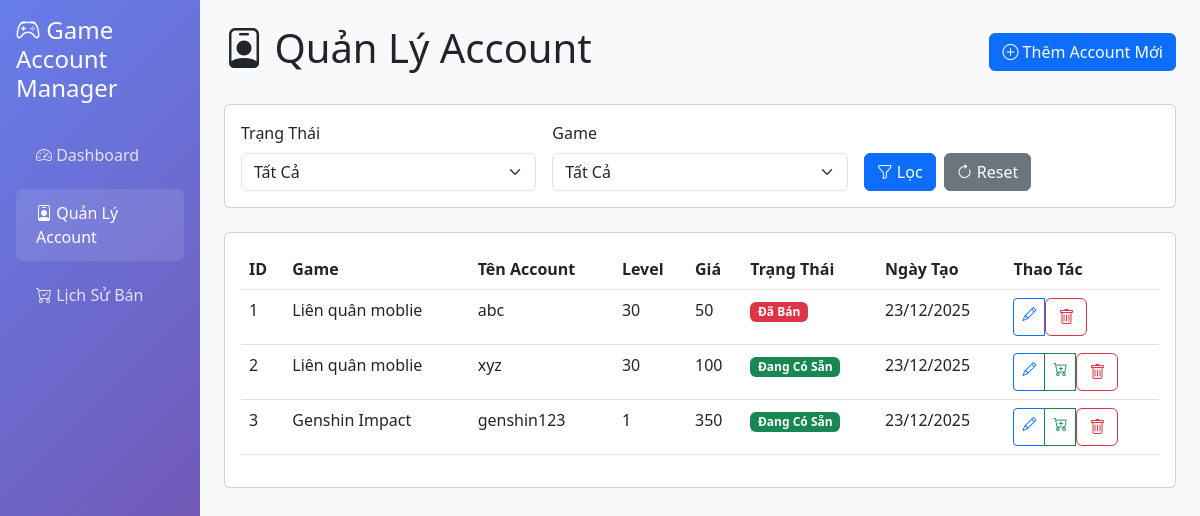
Screenshot of /accounts with the database file from the repository.
### app.py (models this page shows, shortened)
class GameAccount(db.Model):
    id = db.Column(db.Integer, primary_key=True)
    game_name = db.Column(db.String(100), nullable=False)
    account_name = db.Column(db.String(100), nullable=False)
    level = db.Column(db.Integer, default=1)
    price = db.Column(db.Float, nullable=False)
    status = db.Column(db.String(20), default='available')  # available, sold, reserved
    description = db.Column(db.Text)
    created_at = db.Column(db.DateTime, default=datetime.utcnow)
    sold_at = db.Column(db.DateTime, nullable=True)

### app.py (the view)
@app.route('/accounts')
def accounts():
    status_filter = request.args.get('status', 'all')
    game_filter = request.args.get('game', 'all')
    query = GameAccount.query
    if status_filter != 'all':
        query = query.filter_by(status=status_filter)
    if game_filter != 'all':
        query = query.filter_by(game_name=game_filter)
    accounts = query.order_by(GameAccount.id.asc()).all()
    games_query = db.session.query(GameAccount.game_name).distinct().all()
    games = [g[0] for g in games_query] if games_query else []
    return render_template('accounts.html', accounts=accounts, games=games,
                         status_filter=status_filter, game_filter=game_filter)

### app.py (called while the page is built)
def format_thousands(value):
    if value is None:
        return "0"
    try:
        value = float(value)
        if value >= 1000:
            result = value / 1000
            if result == int(result):
                return f"{int(result):,} K"
            else:
                return f"{result:,.1f} K"
        else:
            return f"{value:,.0f}"
    except (ValueError, TypeError):
        return "0"

### templates/accounts.html (shortened to what this page needs)
{% extends "base.html" %}
{% block content %}
<div class="d-flex justify-content-between align-items-center mb-4">
    <h1><i class="bi bi-person-badge"></i> Quản Lý Account</h1>
    <a href="{{ url_for('add_account') }}" class="btn btn-primary">
        <i class="bi bi-plus-circle"></i> Thêm Account Mới
    </a>
</div>
<div class="card mb-4">
    <div class="card-body">
        <form method="GET" class="row g-3">
            <div class="col-md-4">
                <label class="form-label">Trạng Thái</label>
                <select name="status" class="form-select">
                    <option value="all" {% if status_filter == 'all' %}selected{% endif %}>Tất Cả</option>
                </select>
            </div>
            <div class="col-md-4">
                <label class="form-label">Game</label>
                <select name="game" class="form-select">
                    <option value="all" {% if game_filter == 'all' %}selected{% endif %}>Tất Cả</option>
                </select>
            </div>
            <div class="col-md-4 d-flex align-items-end">
                <button type="submit" class="btn btn-primary me-2">
                    <i class="bi bi-funnel"></i> Lọc
                </button>
                <a href="{{ url_for('accounts') }}" class="btn btn-secondary">
                    <i class="bi bi-arrow-clockwise"></i> Reset
                </a>
            </div>
        </form>
    </div>
</div>
<div class="card">
    <div class="card-body">
        <div class="table-responsive">
            <table class="table table-hover">
                <thead>
                    <tr>
                        <th>ID</th>
                        <th>Game</th>
                        <th>Tên Account</th>
                        <th>Level</th>
                        <th>Giá</th>
                        <th>Trạng Thái</th>
                        <th>Ngày Tạo</th>
                        <th>Thao Tác</th>
                    </tr>
                </thead>
                <tbody>
                    {% for account in accounts %}
                    <tr>
                        <td>{{ account.id }}</td>
                        <td>{{ account.game_name }}</td>
                        <td>{{ account.account_name }}</td>
                        <td>{{ account.level }}</td>
                        <td>{{ account.price | thousands }}</td>
                        <td>
                            {% if account.status == 'available' %}
                                <span class="badge bg-success">Đang Có Sẵn</span>
                            {% elif account.status == 'sold' %}
                                <span class="badge bg-danger">Đã Bán</span>
                            {% else %}
                                <span class="badge bg-warning">Đã Đặt</span>
                            {% endif %}
                        </td>
                        <td>{{ account.created_at.strftime('%d/%m/%Y') }}</td>
                        <td>
                            <div class="btn-group btn-group-sm">
                                <a href="{{ url_for('edit_account', id=account.id) }}" class="btn btn-outline-primary">
                                    <i class="bi bi-pencil"></i>
                                </a>
                                {% if account.status == 'available' %}
                                <a href="{{ url_for('sell_account', id=account.id) }}" class="btn btn-outline-success">
                                    <i class="bi bi-cart-plus"></i>
                                </a>
                                {% endif %}
                                <form method="POST" action="{{ url_for('delete_account', id=account.id) }}" class="d-inline" onsubmit="return confirm('Bạn có chắc muốn xóa account này?');">
                                    <button type="submit" class="btn btn-outline-danger">
                                        <i class="bi bi-trash"></i>
                                    </button>
                                </form>
                            </div>
                        </td>
                    </tr>
                    {% else %}
                    <tr>
                        <td colspan="8" class="text-center text-muted">Không có account nào</td>
                    </tr>
                    {% endfor %}
                </tbody>
            </table>
        </div>
    </div>
</div>
{% endblock %}

### templates/base.html (shortened to what this page needs)
<!DOCTYPE html>
<html lang="vi">
<head>
    <link href="https://cdn.jsdelivr.net/npm/bootstrap@5.3.0/dist/css/bootstrap.min.css" rel="stylesheet">
    <link rel="stylesheet" href="https://cdn.jsdelivr.net/npm/bootstrap-icons@1.11.0/font/bootstrap-icons.css">
</head>
<body>
    <div class="container-fluid">
        <div class="row">
            <nav class="col-md-3 col-lg-2 sidebar p-3">
                <h4 class="text-white mb-4">
                    <i class="bi bi-controller"></i> Game Account Manager
                </h4>
                <ul class="nav flex-column">
                    <li class="nav-item">
                        <a class="nav-link {% if request.endpoint == 'dashboard' %}active{% endif %}" href="{{ url_for('dashboard') }}">
                            <i class="bi bi-speedometer2"></i> Dashboard
                        </a>
                    </li>
                    <li class="nav-item">
                        <a class="nav-link {% if request.endpoint == 'accounts' %}active{% endif %}" href="{{ url_for('accounts') }}">
                            <i class="bi bi-person-badge"></i> Quản Lý Account
                        </a>
                    </li>
                    <li class="nav-item">
                        <a class="nav-link {% if request.endpoint == 'sales' %}active{% endif %}" href="{{ url_for('sales') }}">
                            <i class="bi bi-cart-check"></i> Lịch Sử Bán
                        </a>
                    </li>
                </ul>
            </nav>
            <main class="col-md-9 col-lg-10 main-content p-4">
                {% block content %}{% endblock %}
            </main>
        </div>
    </div>
</body>
</html>

### templates/base.html (style rules this page uses)
.sidebar { min-height: 100vh; background: linear-gradient(135deg, #667eea 0%, #764ba2 100%); }
.sidebar .nav-link { color: rgba(255,255,255,0.8); padding: 12px 20px; margin: 5px 0; border-radius: 8px; }
.sidebar .nav-link:hover, .sidebar .nav-link.active { background-color: rgba(255,255,255,0.1); color: white; }
.main-content { background-color: #f8f9fa; min-height: 100vh; }

### rows the page displays
GameAccount: id "1", game_name "Liên quân moblie", account_name "abc", level "30", price|thousands "50", status "Đã Bán", created_at "23/12/2025"
GameAccount: id "2", game_name "Liên quân moblie", account_name "xyz", level "30", price|thousands "100", status "Đang Có Sẵn", created_at "23/12/2025"
GameAccount: id "3", game_name "Genshin Impact", account_name "genshin123", level "1", price|thousands "350", status "Đang Có Sẵn", created_at "23/12/2025"
